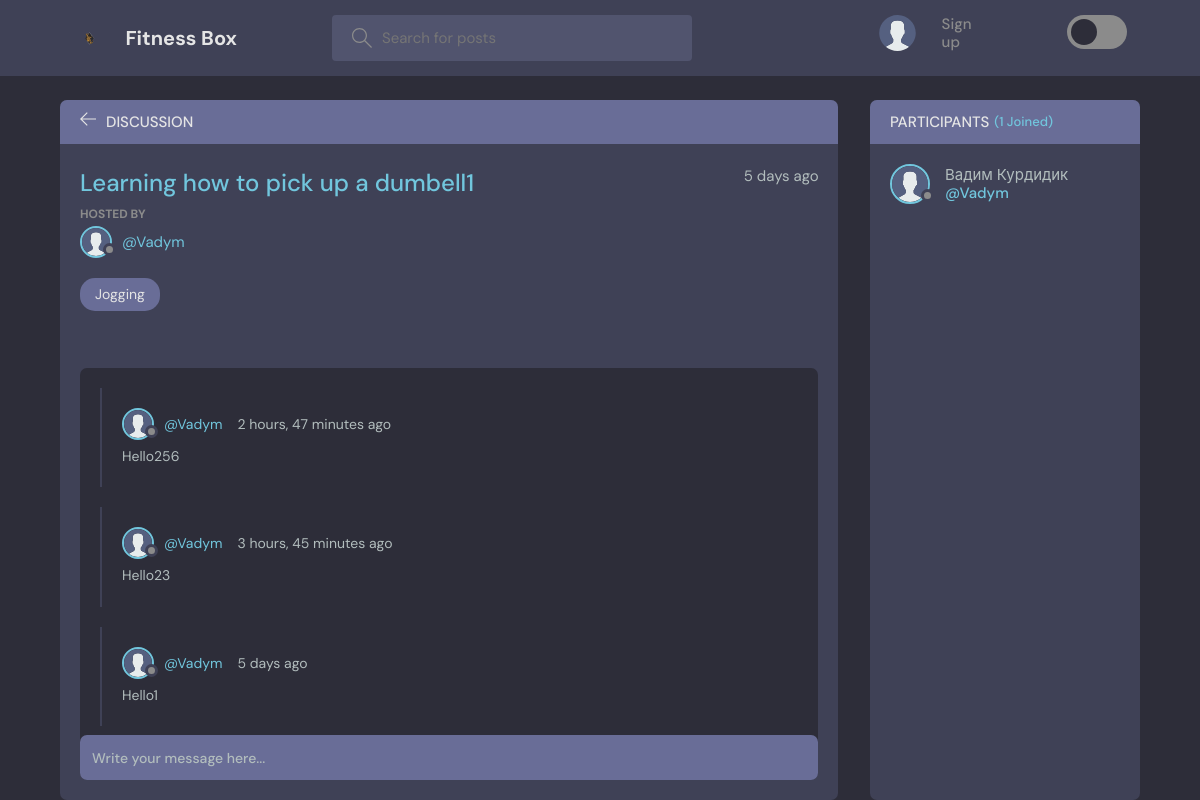
The page /room/1/ on the database its author committed.
### base/models.py (models this page shows, shortened)
class Room(models.Model):
    host = models.ForeignKey(User, on_delete = models.SET_NULL, null = True)
    topic = models.ForeignKey(Topic, on_delete = models.SET_NULL, null = True)
    name = models.CharField(max_length = 200)
    description = models.TextField(null = True, blank = True)
    participants = models.ManyToManyField(User, related_name="participants",blank = True)
    updated = models.DateTimeField(auto_now = True)
    created = models.DateTimeField(auto_now_add = True)
    class Meta:
        ordering = ['-updated', 'created']

class User(AbstractUser):
    name = models.CharField(max_length=200, null=True)
    email = models.EmailField(unique=True, null=True)
    bio = models.TextField(null=True)
    avatar = models.ImageField(null=True, default="avatar.svg")
    USERNAME_FIELD = 'email'
    REQUIRED_FIELDS = []

class Topic(models.Model):
    name = models.CharField(max_length = 200 )
    def __str__(self):
        return self.name

class Message(models.Model):
    user = models.ForeignKey(User, on_delete = models.CASCADE)
    room = models.ForeignKey(Room, on_delete = models.CASCADE)
    body = models.TextField()
    updated = models.DateTimeField(auto_now = True)
    created = models.DateTimeField(auto_now_add = True)
    class Meta:
        ordering = ['-updated', 'created']

### base/views.py (the view, shortened to what this page needs)
# urls.py: path('room/<str:pk>/', views.room, name="room"),
def room(request,pk):
    room = Room.objects.get(id = pk )
    room_messages = room.message_set.all()
    participants = room.participants.all()
    if request.method == "PUT":
        updateMessage(request,pk)
    context = {'room': room, 'room_messages': room_messages,'participants':participants}
    return render(request, r'base/room.html', context)

### base/templates/base/room.html (shortened to what this page needs)
{% extends 'main.html' %}
{%load static%}
{% block content %}
<main class="profile-page layout layout--2">
  <div class="container">
    <div class="room">
      <div class="room__top">
        <div class="room__topLeft">
          <a href="{% url 'home' %}">
            <svg version="1.1" xmlns="http://www.w3.org/2000/svg" width="32" height="32" viewBox="0 0 32 32">
              <title>arrow-left</title>
              <path
                d="M13.723 2.286l-13.723 13.714 13.719 13.714 1.616-1.611-10.96-10.96h27.625v-2.286h-27.625l10.965-10.965-1.616-1.607z">
              </path>
            </svg>
          </a>
          <h3>Discussion</h3>
        </div>
      </div>
      <div class="room__box scroll">
        <div class="room__header scroll">
          <div class="room__info">
            <h3>{{room.name}}</h3>
            <span>{{room.created|timesince}} ago</span>
          </div>
          <div class="room__hosted">
            <p>Hosted By</p>
            <a href="{% url 'user-profile' room.host.id %}" class="room__author">
              <div class="avatar avatar--small">
                <img src="{{room.host.avatar.url}}" />
              </div>
              <span>@{{room.host.username}}</span>
            </a>
          </div>
          <span class="room__topics">{{room.topic}}</span>
        </div>
        <div class="room__conversation">
          <div class="threads scroll">
            {% for message in room_messages %}
            <div class="thread">
              <div class="thread__top">
                <div class="thread__author">
                  <a href="{% url 'user-profile' message.user.id %}" class="thread__authorInfo">
                    <div class="avatar avatar--small">
                      <img src="{{message.user.avatar.url}}" />
                    </div>
                    <span>@{{message.user.username}}</span>
                  </a>
                  <span class="thread__date">{{message.created|timesince}} ago</span>
                </div>
              </div>
              <div class="thread__details" data-message-id="{{ message.id }}" data-message-body = "{{message.body}}">
                <div class="thread__message" messageId="{{ message.id }}" messageBody = "{{message.body}}" >{{message.body}}</div>
              </div>
            </div>
            {% endfor %}
          </div>
        </div>
      </div>
      <div class="room__message">
        <form action="" method="POST">
          <input name="body" placeholder="Write your message here..." />
        </form>
      </div>
    </div>
    <div class="participants">
      <h3 class="participants__top">Participants <span>({{participants.count}} Joined)</span></h3>
      <div class="participants__list scroll">
        {% for user in participants %}
        <a href="{%  url 'user-profile' user.id %}" class="participant">
          <div class="avatar avatar--medium">
            <img src="{{user.avatar.url}}" />
          </div>
          <p>
            {{user.name}}
            <span>@{{user.username}}</span>
          </p>
        </a>
        {% endfor %}
      </div>
    </div>
  </div>
</main>
{% endblock content %}

### rows shown on the page
Room: name "Learning how to pick up a dumbell1", created "5 days", host.avatar (placeholder picture), host.username "Vadym", topic "Jogging"
Message: user.avatar (placeholder picture), user.username "Vadym", created "2 hours, 47 minutes", body "Hello256"
Message: user.avatar (placeholder picture), user.username "Vadym", created "3 hours, 45 minutes", body "Hello23"
Message: user.avatar (placeholder picture), user.username "Vadym", created "5 days", body "Hello1"
User: avatar (placeholder picture), name "Вадим Курдидик", username "Vadym"

### other values the page prints
{{ participants.count }} "1"
